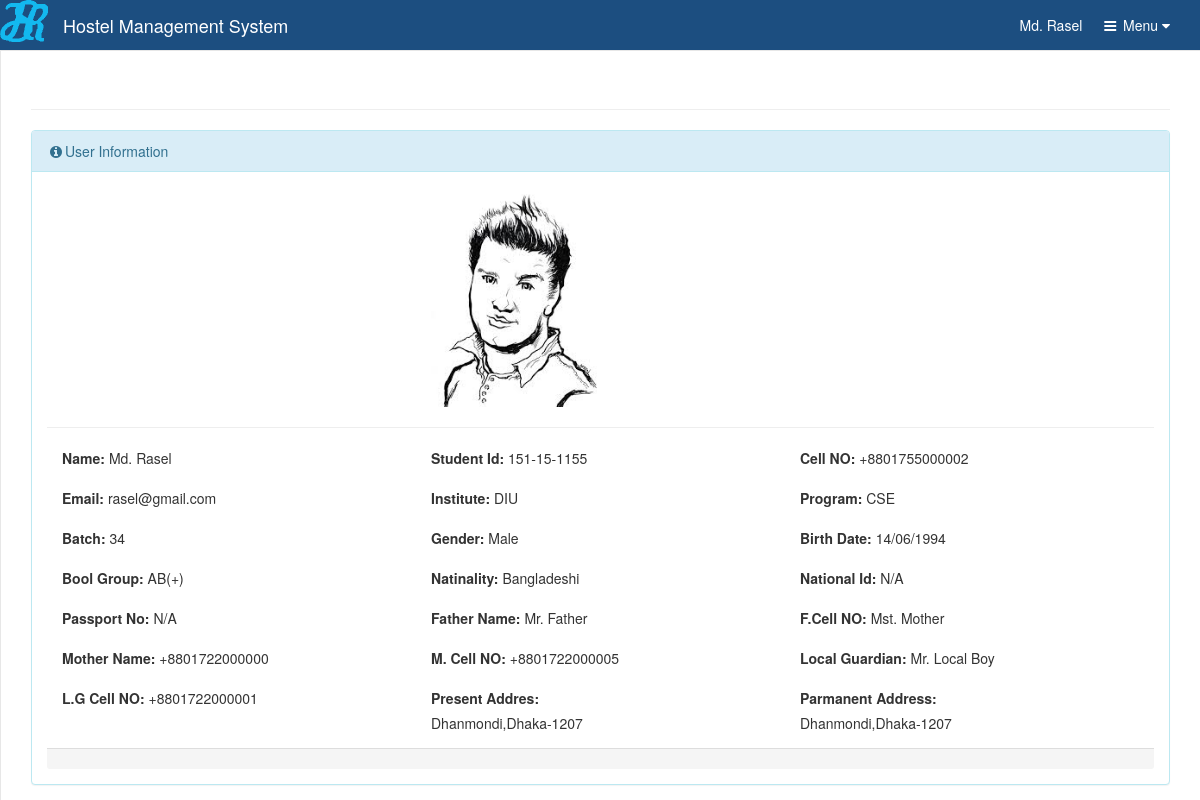
The app's page /ui/usr/profile.php (signed in) with its own data.
### tables this page shows
CREATE TABLE `studentinfo` (
  `serial` int(11) NOT NULL,
  `userId` varchar(10) NOT NULL,
  `userGroupId` varchar(10) NOT NULL,
  `name` varchar(50) NOT NULL,
  `studentId` varchar(15) NOT NULL,
  `cellNo` varchar(15) NOT NULL,
  `email` varchar(80) NOT NULL,
  `nameOfInst` varchar(100) NOT NULL,
  `program` varchar(80) NOT NULL,
  `batchNo` varchar(10) NOT NULL,
  `gender` varchar(8) NOT NULL,
  `dob` date NOT NULL,
  `bloodGroup` varchar(5) NOT NULL,
  `nationality` varchar(30) NOT NULL,
  `nationalId` varchar(20) DEFAULT NULL,
  `passportNo` varchar(20) DEFAULT NULL,
  `fatherName` varchar(50) NOT NULL,
  `motherName` varchar(50) NOT NULL,
  `fatherCellNo` varchar(15) NOT NULL,
  `motherCellNo` varchar(15) NOT NULL,
  `localGuardian` varchar(50) NOT NULL,
  `localGuardianCell` varchar(15) NOT NULL,
  `presentAddress` varchar(150) NOT NULL,
  `parmanentAddress` varchar(150) NOT NULL,
  `perPhoto` varchar(20) NOT NULL,
  `admitDate` date NOT NULL,
  `isActive` varchar(1) NOT NULL
);

### inc/sessionManager.php (called while the page is built, shortened)
<?php
class sessionManager {
    public function Get($key)
    {
        if(isset($_SESSION[$key])) {
            return $_SESSION[$key];
        }
        else
        {
            return null;
        }
    }
}

### inc/dbPlayer.php (called while the page is built, shortened)
<?php
class dbPlayer {
    private $db_host="localhost";
    private $db_name="hms";
    private $db_user="root";
    private $db_pass="";
    protected $con;
   public function open(){
        $this->con = mysqli_connect($this->db_host,$this->db_user,$this->db_pass);
       if($this->con)
       {
           $dbSelect = mysqli_select_db($this->con, $this->db_name);
           if($dbSelect)
           {
               return "true";
           }
           else
           {
               return mysqli_error();
           }
       }
        else
        {
            return  mysqli_error();
        }
    }
    public  function  getData($query)
    {
        $res = mysqli_query($this->con, $query);
        if(!$res)
        {
            return "Can't get data";
        }
        else
        {
            return $res;
        }
    }
}

### ui/usr/profile.php (the view, shortened to what this page needs)
<?php
require('./../../inc/sessionManager.php');
require('./../../inc/dbPlayer.php');
$base_url="http://localhost/hms/";
$ses = new \sessionManager\sessionManager();
$ses->start();
$loginGrp=$ses->Get("userGroupId");
if($ses->isExpired() || $ses->Get("userGroupId") === null)
{
    header( 'Location: '.$base_url.'index.php');
}
elseif($ses->Get("userGroupId")=="UG003")
{
    header( 'Location: '.$base_url.'edashboard.php');
}
else
{
    $userIdf = $ses->Get("userIdLoged");
    $db = new \dbPlayer\dbPlayer();
    if ($msg = "true") {
        $data = array();
        $result = $db->getData("SELECT * FROM studentinfo where userId='".$userIdf."'");
         $handyCam = new \handyCam\handyCam();
        if($result !== "Can't get data")
        {
            while ($row = mysqli_fetch_array($result)) {
                array_push($data,$row['name']);
                array_push($data,$row['studentId']);
                array_push($data,$row['cellNo']);
                array_push($data,$row['email']);
                array_push($data,$row['nameOfInst']);
                array_push($data,$row['program']);
                array_push($data,$row['batchNo']);
                array_push($data,$row['gender']);
                array_push($data,$handyCam->getAppDate($row['dob']));
                array_push($data,$row['bloodGroup']);
                array_push($data,$row['nationality']);
                array_push($data,$row['nationalId']);
                array_push($data,$row['passportNo']);
                array_push($data,$row['fatherName']);
                array_push($data,$row['fatherCellNo']);
                array_push($data,$row['motherName']);
                array_push($data,$row['motherCellNo']);
                array_push($data,$row['localGuardian']);
                array_push($data,$row['localGuardianCell']);
                array_push($data,$row['presentAddress']);
                array_push($data,$row['parmanentAddress']);
                array_push($data,$row['perPhoto']);
            }
        }
        else
        {
            echo '<script type="text/javascript"> alert("' . $result . '");</script>';
        }
    } else {
        echo '<script type="text/javascript"> alert("' . $msg . '");</script>';
    }
}
if($loginGrp==="UG004"){
    include('./../../smater.php');
}
elseif($loginGrp==="UG003")
{
    include('./../../emaster.php');
}
else
{
    include('./../../master.php');
}
?>
<div id="page-wrapper">
    <div class="row">
        <div class="col-lg-12">
            <h1 class="page-header titlehms"><i class="fa fa-hand-o-right"></i>Profile<i class="fa fa-hand-o-left"></i></h1>
        </div>
    </div>
    <div class="panel panel-info">
        <div class="panel-heading">
            <i class="fa fa-info-circle fa-fw"></i>User Information
        </div>
        <div class="panel-body">
            <div class="row">
                <div class="col-lg-12">
                        <div class="col-lg-4">
                            </div>
                        <div class="col-lg-4">
                            <img src="./../../files/photos/<?php echo $data[21]?>" alt="Avatar" height="220px" class="img-responsive img-rounded proimg" >
                        </div>
                        <div class="col-lg-4">
                        </div>
                    </div>
                </div>
               <hr />
              <div class="row">
        <div class="col-lg-12">
            <div class="col-lg-4">
                <div class="form-group ">
                    <label>Name:</label>
                   <span><?php echo $data[0];?></span>
                </div>
            </div>
            <div class="col-lg-4">
                <div class="form-group ">
                    <label>Student Id:</label>
                    <span><?php echo $data[1];?></span>
                </div>
            </div>
            <div class="col-lg-4">
                <div class="form-group ">
                    <label>Cell NO:</label>
                    <span><?php echo $data[2];?></span>
                </div>
            </div>
        </div>
    </div>
            <div class="row">
                <div class="col-lg-12">
            <div class="col-lg-4">
                <div class="form-group ">
                    <label>Email:</label>
                    <span><?php echo $data[3];?></span>
                </div>
            </div>
            <div class="col-lg-4">
                <div class="form-group ">
                    <label>Institute:</label>
                    <span><?php echo $data[4];?></span>
                </div>
            </div>
            <div class="col-lg-4">
                <div class="form-group ">
                    <label>Program:</label>
                    <span><?php echo $data[5];?></span>
                </div>
            </div>
                    </div>
                </div>
            <div class="row">
                <div class="col-lg-12">
            <div class="col-lg-4">
                <div class="form-group ">
                    <label>Batch:</label>
                    <span><?php echo $data[6];?></span>
                </div>
            </div>
                    <div class="col-lg-4">
                        <div class="form-group ">
                            <label>Gender:</label>
                            <span><?php echo $data[7];?></span>
                        </div>
                    </div>
            <div class="col-lg-4">
                <div class="form-group ">
                    <label>Birth Date:</label>
                    <span><?php echo $data[8];?></span>
                </div>
            </div>
                    </div>
                </div>
            <div class="row">
                <div class="col-lg-12">
                    <div class="col-lg-4">
                        <div class="form-group ">
                            <label>Bool Group:</label>
                            <span><?php echo $data[9];?></span>
                        </div>
                    </div>
            <div class="col-lg-4">
                <div class="form-group ">
                    <label>Natinality:</label>
                    <span><?php echo $data[10];?></span>
                </div>
            </div>
            <div class="col-lg-4">
                <div class="form-group ">
                    <label>National Id:</label>
                    <span><?php echo $data[11];?></span>
                </div>
            </div>
                    </div>
                </div>
            <div class="row">
                <div class="col-lg-12">
                    <div class="col-lg-4">
                        <div class="form-group ">
                            <label>Passport No:</label>
                            <span><?php echo $data[12];?></span>
                        </div>
                    </div>
            <div class="col-lg-4">
                <div class="form-group ">
                    <label>Father Name:</label>
                    <span><?php echo $data[13];?></span>
                </div>
            </div>
            <div class="col-lg-4">
                <div class="form-group ">
                    <label>F.Cell NO:</label>
                    <span><?php echo $data[14];?></span>
                </div>
            </div>
                    </div>
                </div>
            <div class="row">
                <div class="col-lg-12">
                    <div class="col-lg-4">
                        <div class="form-group ">
                            <label>Mother Name:</label>
                            <span><?php echo $data[15];?></span>
                        </div>
                    </div>
            <div class="col-lg-4">
                <div class="form-group ">
                    <label>M. Cell NO:</label>
                    <span><?php echo $data[16];?></span>
                </div>
            </div>
            <div class="col-lg-4">
                <div class="form-group ">
                    <label>Local Guardian:</label>
                    <span><?php echo $data[17];?></span>
                </div>
            </div>
                    </div>
                </div>
            <div class="row">
                <div class="col-lg-12">
                    <div class="col-lg-4">
                        <div class="form-group ">
                            <label>L.G Cell NO:</label>
                            <span><?php echo $data[18];?></span>
                        </div>
                    </div>
            <div class="col-lg-4">
                <div class="form-group ">
                    <label>Present Addres:</label>
                    <div><?php echo $data[19];?></div>
                </div>
            </div>
            <div class="col-lg-4">
                <div class="form-group ">
                    <label>Parmanent Address:</label>
                    <div><?php echo $data[20];?></div>
                </div>
            </div>
                    <div class="row">
                        <div class="col-lg-12">
        <div class="panel-footer">
        </div>
        </div>
                        </div>
                    </div>
                </div>
           </div>
            </div>
</div>
<?php include('./../../footer.php'); ?>

### smater.php (shortened to what this page needs)
<?php
$base_url="http://localhost/hms/";
$ses = new \sessionManager\sessionManager();
$name=$ses->Get("name");
?>
<!DOCTYPE html>
<html lang="en">
<head>
    <link href="<?php echo $base_url;?>dist/css/bootstrap.min.css" rel="stylesheet">
    <link href="<?php echo $base_url;?>dist/css/datepicker.css" rel="stylesheet">
    <link href="<?php echo $base_url;?>dist/css/metisMenu.min.css" rel="stylesheet">
    <link href="<?php echo $base_url;?>dist/css/timeline.css" rel="stylesheet">
    <link href="<?php echo $base_url;?>dist/css/sb-admin-2.css" rel="stylesheet">
    <link href="<?php echo $base_url;?>dist/css/morris.css" rel="stylesheet">
    <link href="<?php echo $base_url;?>dist/css/font-awesome.min.css" rel="stylesheet" type="text/css">
    <link href="<?php echo $base_url;?>dist/css/dataTable.css" rel="stylesheet" type="text/css">
    <link href="<?php echo $base_url;?>dist/css/timepicker.css" rel="stylesheet" type="text/css">
    <link href="<?php echo $base_url;?>dist/css/calendar.css" rel="stylesheet" type="text/css">
    <link href="<?php echo $base_url;?>dist/css/custom_2.css" rel="stylesheet" type="text/css">
    <link href="<?php echo $base_url;?>dist/css/app.css" rel="stylesheet" type="text/css">
</head>
<body>
<div id="wrapper">
    <nav class="navbar navbar-default navbar-static-top" role="navigation" style="margin-bottom: 0">
        <div class="navbar-header">
            <img alt="HMS" class="pull-left" src="<?php echo $base_url.'site/images/logonav.png'?>"><a class="navbar-brand titlehms" href="<?php echo $base_url.'sdashboard.php'?>">Hostel Management System</a>
        </div>
        <ul class="nav navbar-top-links navbar-right">
            <li>
                <h5 class="titlehms"><?php echo $name?></h5>
            </li>
            <li class="dropdown">
                <a class="dropdown-toggle" data-toggle="dropdown" href="#">
                    <i class="fa fa-bars fa-fw"></i> Menu <i class="fa fa-caret-down"></i>
                </a>
            </li>
        </ul>
    </nav>

### footer.php (shortened to what this page needs)
</div>
</body>
</html>

### smater.php (style rules this page uses)
#page-wrapper { border-left: 1px solid #e7e7e7; margin: 0 0 0 0px; padding: 0 30px; position: inherit; }

### records on screen
studentinfo: perPhoto (picture), name "Md. Rasel", studentId "151-15-1155", cellNo "+8801755000002", email "rasel@gmail.com", nameOfInst "DIU", program "CSE", batchNo "34", gender "Male", bloodGroup "AB(+)", nationality "Bangladeshi", fatherName "Mr. Father", fatherCellNo "Mst. Mother", motherName "+8801722000000", motherCellNo "+8801722000005", localGuardian "Mr. Local Boy", localGuardianCell "+8801722000001", presentAddress "Dhanmondi,Dhaka-1207", parmanentAddress "Dhanmondi,Dhaka-1207"

### other values on screen
$name "Md. Rasel"
$data[8] "14/06/1994"
$data[11] "N/A"
$data[12] "N/A"
